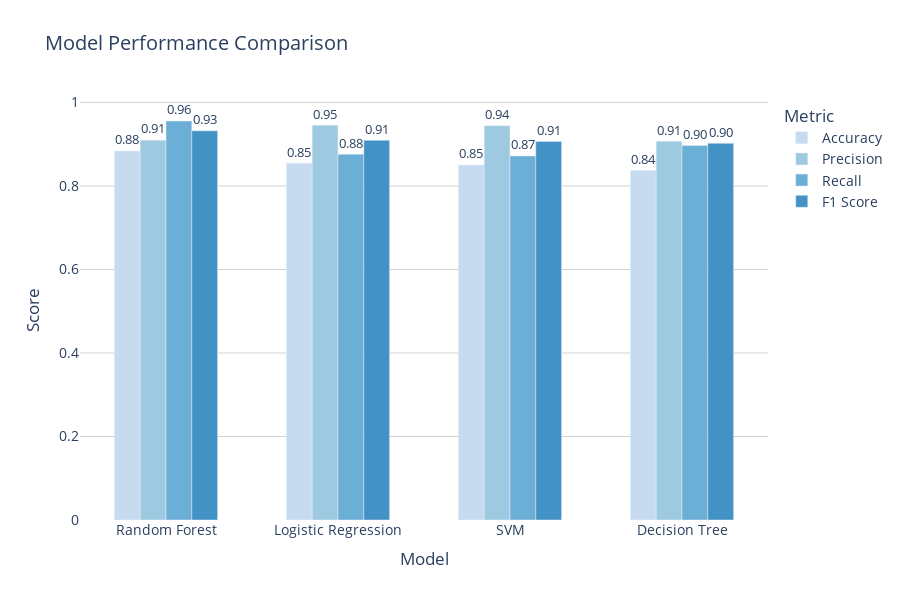

Write notebook code for a chart like this one.
### Code cell
import plotly.express as px
import pandas as pd

df_long = results_df.reset_index().melt(id_vars='Model', 
                          value_vars=['Accuracy', 'Precision', 'Recall', 'F1 Score'],
                          var_name='Metric', value_name='Score')

fig = px.bar(df_long, 
             x='Model', 
             y='Score', 
             color='Metric',
             barmode='group',
             title='Model Performance Comparison',
             text='Score',
             height=600,
             color_discrete_sequence=px.colors.sequential.Blues[2:]
             )

fig.update_layout(
    xaxis_title='Model',
    yaxis_title='Score',
    legend_title='Metric',
    font=dict(size=14),
    plot_bgcolor='white',
    yaxis=dict(showgrid=True, gridcolor='lightgray'),
    bargap=0.4
)

fig.update_traces(texttemplate='%{text:.2f}', textposition='outside')

fig.show()

### Figure 1 — Plotly figure (JSON) as saved in the notebook; plotly's stock layout.template omitted (floating-point values rounded to 4 significant figures)
{"data": [{"alignmentgroup": "True", "hovertemplate": "Metric=Accuracy<br>Model=%{x}<br>Score=%{text}<extra></extra>", "legendgroup": "Accuracy", "marker": {"color": "rgb(198,219,239)", "pattern": {"shape": ""}}, "name": "Accuracy", "offsetgroup": "Accuracy", "orientation": "v", "showlegend": true, "text": [0.8837, 0.8543, 0.85, 0.8374], "textposition": "outside", "texttemplate": "%{text:.2f}", "type": "bar", "x": ["Random Forest", "Logistic Regression", "SVM", "Decision Tree"], "xaxis": "x", "y": [0.8837, 0.8543, 0.85, 0.8374], "yaxis": "y"}, {"alignmentgroup": "True", "hovertemplate": "Metric=Precision<br>Model=%{x}<br>Score=%{text}<extra></extra>", "legendgroup": "Precision", "marker": {"color": "rgb(158,202,225)", "pattern": {"shape": ""}}, "name": "Precision", "offsetgroup": "Precision", "orientation": "v", "showlegend": true, "text": [0.9097, 0.9455, 0.9443, 0.9071], "textposition": "outside", "texttemplate": "%{text:.2f}", "type": "bar", "x": ["Random Forest", "Logistic Regression", "SVM", "Decision Tree"], "xaxis": "x", "y": [0.9097, 0.9455, 0.9443, 0.9071], "yaxis": "y"}, {"alignmentgroup": "True", "hovertemplate": "Metric=Recall<br>Model=%{x}<br>Score=%{text}<extra></extra>", "legendgroup": "Recall", "marker": {"color": "rgb(107,174,214)", "pattern": {"shape": ""}}, "name": "Recall", "offsetgroup": "Recall", "orientation": "v", "showlegend": true, "text": [0.9556, 0.8759, 0.8718, 0.8971], "textposition": "outside", "texttemplate": "%{text:.2f}", "type": "bar", "x": ["Random Forest", "Logistic Regression", "SVM", "Decision Tree"], "xaxis": "x", "y": [0.9556, 0.8759, 0.8718, 0.8971], "yaxis": "y"}, {"alignmentgroup": "True", "hovertemplate": "Metric=F1 Score<br>Model=%{x}<br>Score=%{text}<extra></extra>", "legendgroup": "F1 Score", "marker": {"color": "rgb(66,146,198)", "pattern": {"shape": ""}}, "name": "F1 Score", "offsetgroup": "F1 Score", "orientation": "v", "showlegend": true, "text": [0.9321, 0.9094, 0.9066, 0.9021], "textposition": "outside", "texttemplate": "%{text:.2f}", "type": "bar", "x": ["Random Forest", "Logistic Regression", "SVM", "Decision Tree"], "xaxis": "x", "y": [0.9321, 0.9094, 0.9066, 0.9021], "yaxis": "y"}], "layout": {"bargap": 0.4, "barmode": "group", "font": {"size": 14}, "height": 600, "legend": {"title": {"text": "Metric"}, "tracegroupgap": 0}, "plot_bgcolor": "white", "title": {"text": "Model Performance Comparison"}, "xaxis": {"anchor": "y", "domain": [0, 1], "title": {"text": "Model"}}, "yaxis": {"anchor": "x", "domain": [0, 1], "gridcolor": "lightgray", "showgrid": true, "title": {"text": "Score"}}}}
